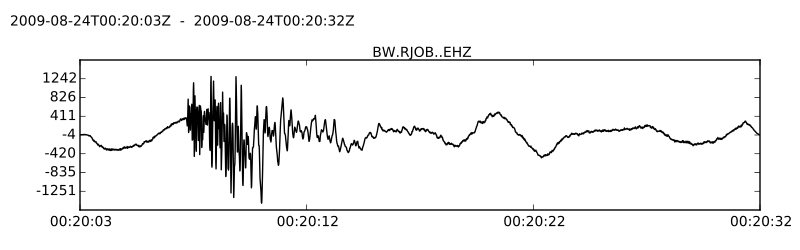

This figure's Python source:
import obspy
tr = obspy.read()[0]
tr.plot()
